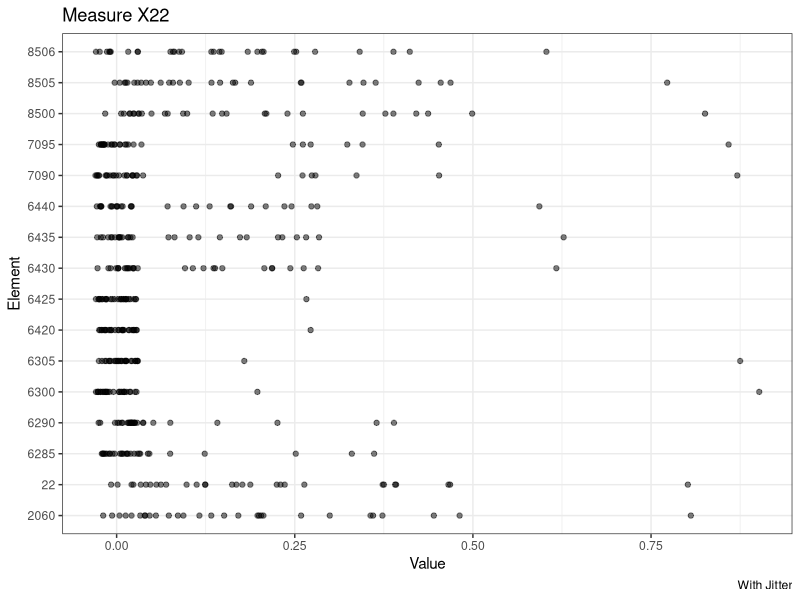
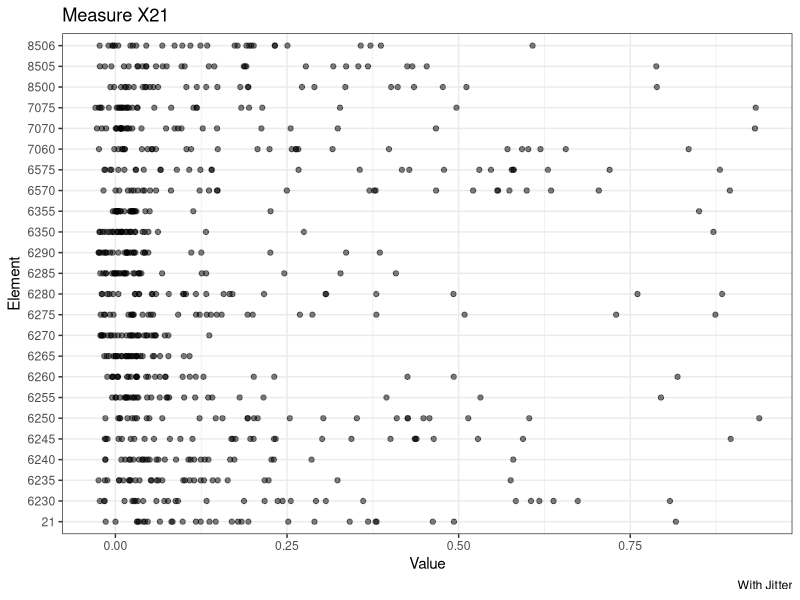
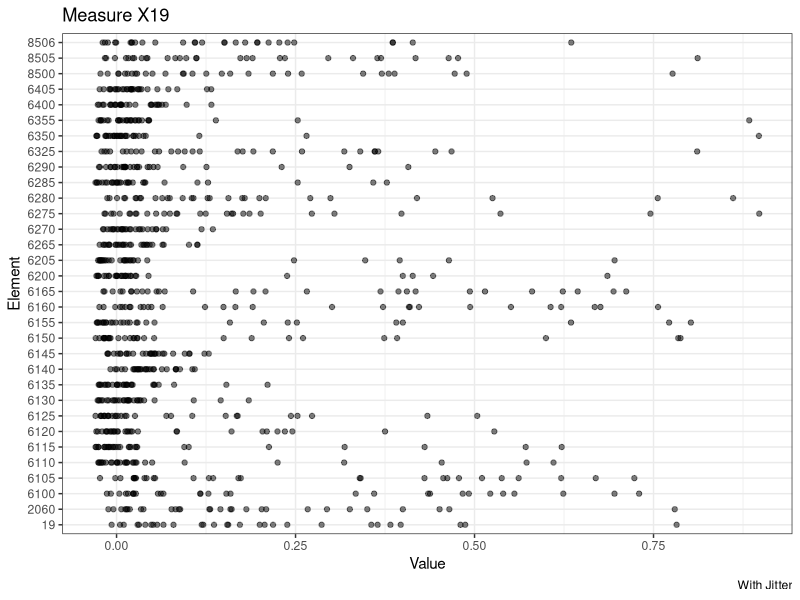
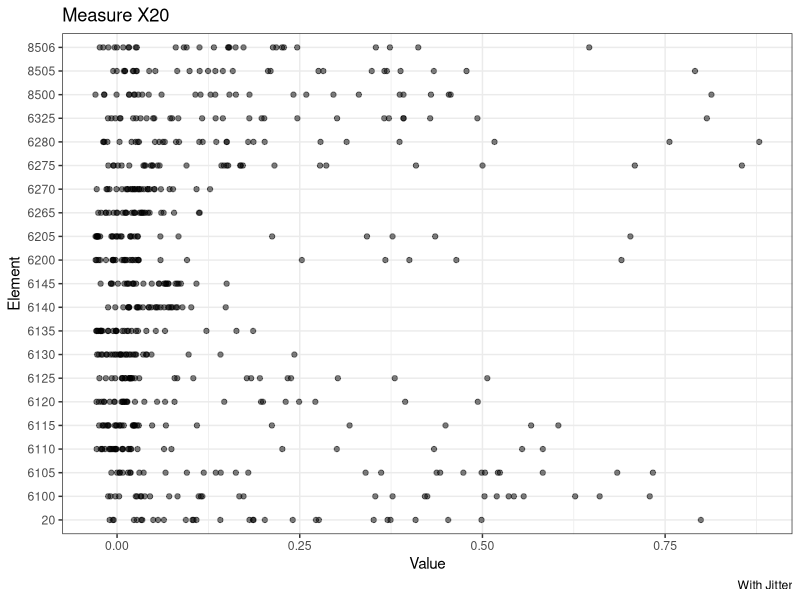
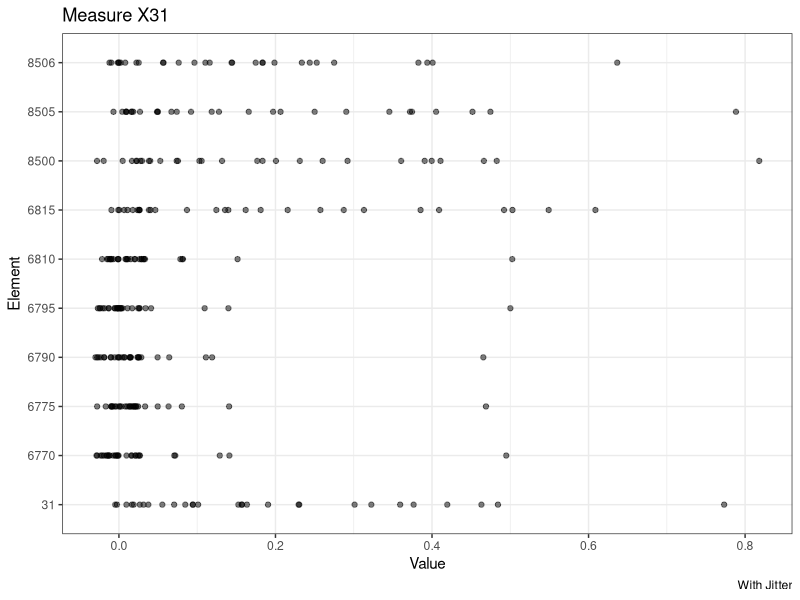
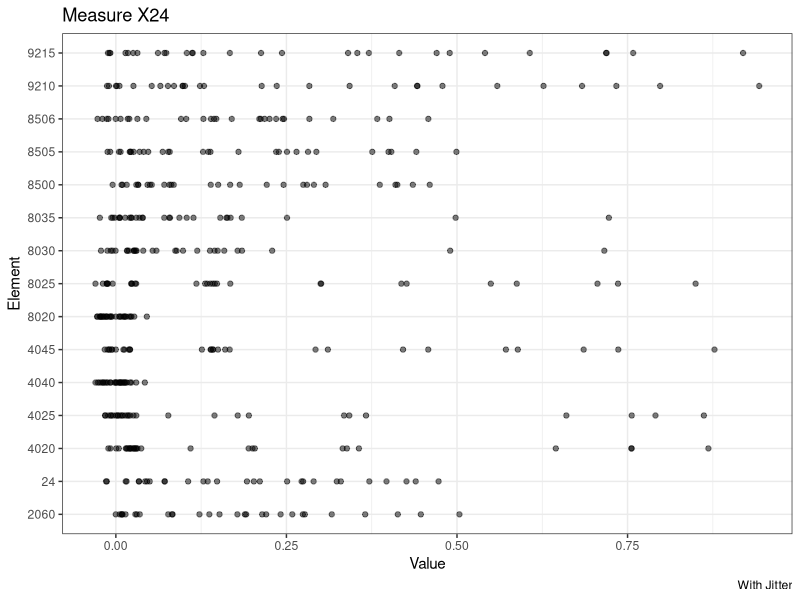
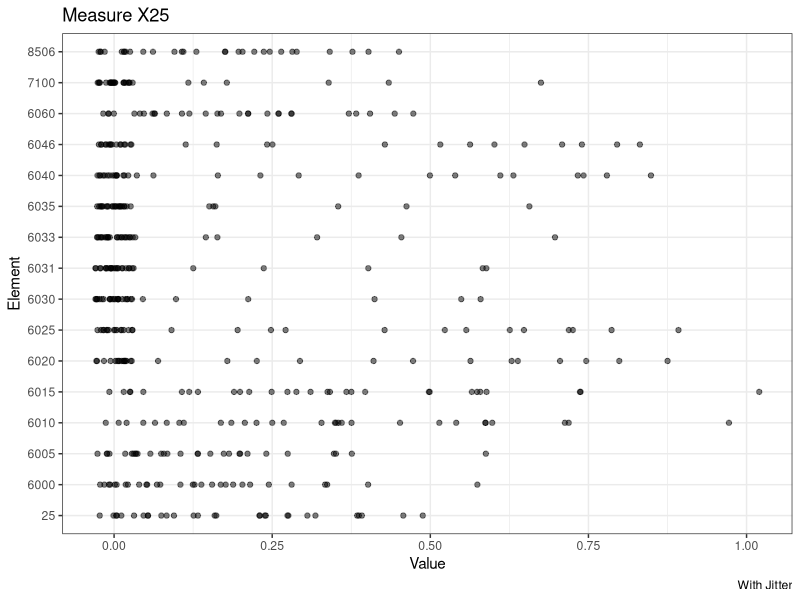
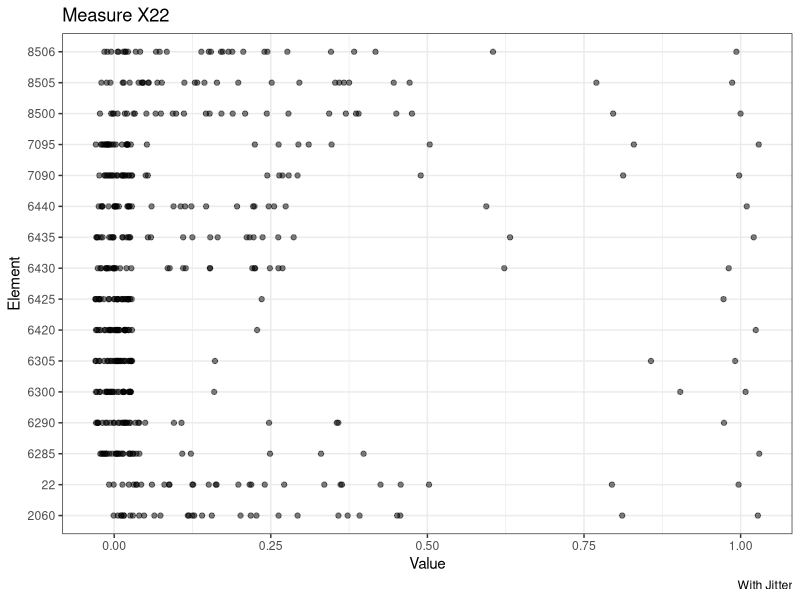

Recreate these plots in R, in order.
library(tidyverse)

#read in and tidy
elementsByFacility <- read_csv("raw_csv/elementByFacility.csv")
elementsByFacility_tidy <- elementsByFacility %>% 
  gather("facility", "prop", -elementID) %>% 
  separate(elementID, c("measure", "element"), sep = "\\.")

#textual data on spreads
elementsByFacility_tidy %>% 
  group_by(measure, element) %>% 
  summarise(min = min(prop), max = max(prop), mean = mean(prop), median = median(prop), sd = sd(prop)) %>% 
  write_csv("measure_by_element_summary.csv")

#list of the measyres
measures<- elementsByFacility_tidy %>% 
  select(measure) %>% 
  distinct() %>% 
  pull()

#iterate over each measure to generate a dot plot of element values, 
#excluding those that are perfect ie = 1
plots_without1 <- map(
  measures,
  ~ ggplot(
    elementsByFacility_tidy %>%
      filter(measure == .x, prop != 1),
    aes(x = prop, y = element)
  ) +
    geom_jitter(
      alpha = 0.5,
      height = 0,
      width = .03
    ) +
    theme_bw() +
    labs(
      x = "Value", 
      y = "Element", 
      title = paste("Measure", .x),
      caption = "With Jitter"
      )
)

#iterate over each measure to generate a dot plot of element values
plots_with1 <- map(
  measures,
  ~ ggplot(
    elementsByFacility_tidy %>%
      filter(measure == .x),
    aes(x = prop, y = element)
  ) +
    geom_jitter(alpha = 0.5, height = 0, width = .03) +
    theme_bw() +
    labs(
      x = "Value",
      y = "Element",
      title = paste("Measure", .x),
      caption = "With Jitter"
    )
)

#ggsave the plots without 1
map2(plots_without1, 
     measures, 
     ~ ggsave(plot = .x, filename = paste0("mat_plots/plots_without1/",.y, ".tiff")))

#ggsave the plots with 1
map2(plots_with1, 
     measures, 
     ~ ggsave(plot = .x, filename = paste0("mat_plots/plots_with1/",.y, ".tiff")))
